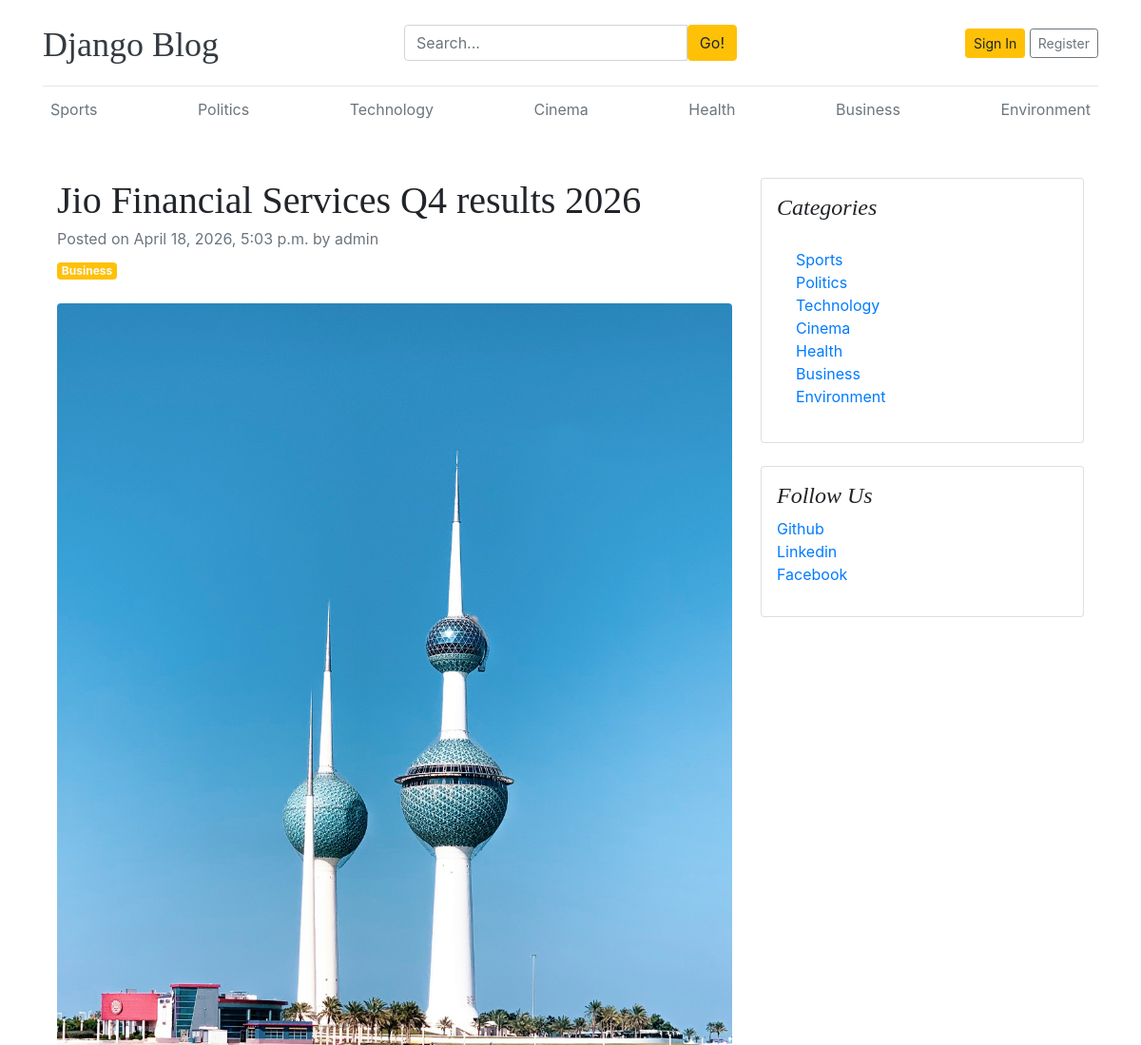
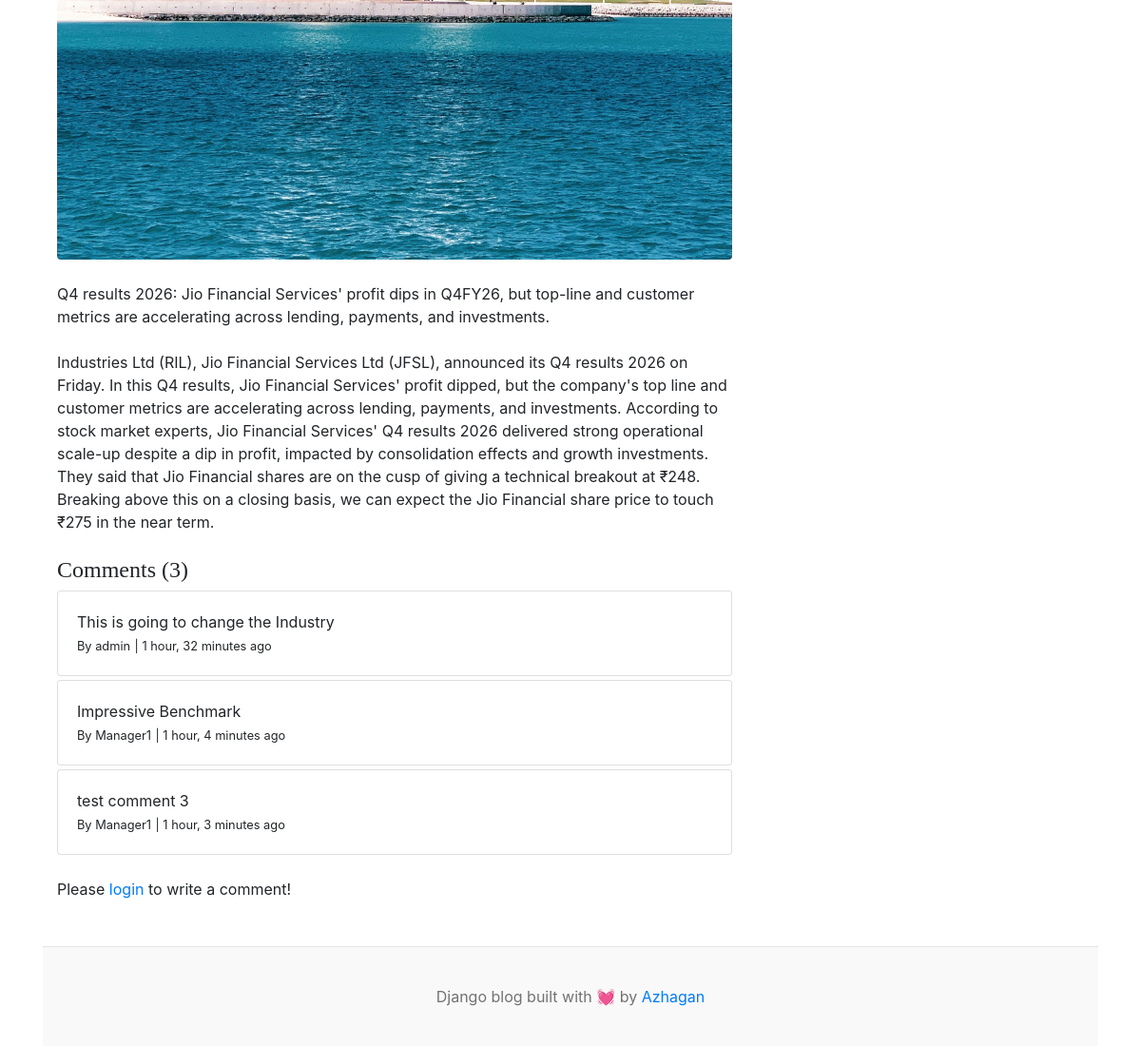
Page /blogs/jio-financial-services-q4-results-2026-2/ on the committed database (2 pictures, top to bottom).
### blogs/models.py (models this page shows, shortened)
class Category(models.Model):
    category_name = models.CharField(max_length=100, unique = True)
    created_at = models.DateTimeField(auto_now_add=True)
    updated_at = models.DateTimeField(auto_now=True)
    class Meta:
        verbose_name_plural = 'Categories'
    def __str__(self):
        return self.category_name

class Blog(models.Model):
    title = models.CharField(max_length=200)
    slug = models.SlugField(max_length=200, unique=True, blank=True)
    category = models.ForeignKey(Category, on_delete=models.CASCADE)
    author = models.ForeignKey(User, on_delete=models.CASCADE)
    featured_image = models.ImageField(upload_to='uploads/%Y/%m/%d/')
    short_description = models.TextField(max_length=500)
    blog_body = models.TextField(max_length=5000)
    status = models.CharField(max_length=20, choices=STATUS_CHOICES, default="Draft")
    is_featured = models.BooleanField(default=False)
    created_at = models.DateTimeField(auto_now_add=True)
    updated_at = models.DateTimeField(auto_now=True)

class Comment(models.Model):
    user = models.ForeignKey(User, on_delete=models.CASCADE)
    blog = models.ForeignKey(Blog, on_delete=models.CASCADE)
    comment = models.TextField(max_length=250)
    created_at = models.DateTimeField(auto_now_add=True)
    updated_at = models.DateTimeField(auto_now=True)
    def __str__(self):
        return self.comment  # Return the first 20 characters of the comment for better readability

### assignments/models.py (models this page shows, shortened)
class SocialMedia(models.Model):
    platform = models.CharField(max_length=100, default="Facebook") # e.g., Instagram, Twitter
    link = models.URLField(max_length=100)
    created_at = models.DateTimeField(auto_now_add=True)
    updated_at = models.DateTimeField(auto_now=True)
    class Meta:
        verbose_name_plural = 'Social Media'

### blogs/views.py (the view, shortened to what this page needs)
# urls.py: path('blogs/<slug:slug>/', blogs_view.blogs, name='blogs'),
def blogs(request, slug):
    single_post = get_object_or_404(Blog, slug=slug, status='Publish')
    comments = Comment.objects.filter(blog=single_post).order_by('created_at')
    comment_count = comments.count()
    print(comments)
    context = {
        'single_post': single_post,
        'comments': comments,
        'comment_count': comment_count
    }
    return render(request, 'blogs.html', context)

### blogs/context_processors.py (called while the page is built)
def get_categories(request):
    categories = Category.objects.all()
    return {'categories': categories}

def get_social_links(request):
    social_links = SocialMedia.objects.all()
    return {'social_links': social_links}

### templates/blogs.html
{% extends 'base.html' %}
{% block content %}
<div class="container mt-5">
    <div class="row">
        <div class="col-lg-8">
            <article>
                <header class="mb-4">
                    <h1 class="fw-bolder mb-1">{{ single_post.title }}</h1>
                    <div class="text-muted fst-italic mb-2">Posted on {{ single_post.created_at }} by {{ single_post.author }}</div>
                    <a class="badge bg-warning text-decoration-none text-light" href="#!">{{ single_post.category }}</a>
                </header>
                <figure class="mb-4"><img class="img-fluid rounded" src="{{ single_post.featured_image.url }}" alt="..." /></figure>
                <section class="mb-5">
                    <p class="fs-5 mb-4">{{ single_post.short_description }}</p>
                    <p class="fs-5 mb-4">{{ single_post.blog_body }}</p>
                    <h4>Comments ({{ comment_count }})</h4>
                    {% if comments %}
                        {% for comment in comments %}
                            <div class="card mt-1">
                                <div class="card-body">
                                    <p class="card-text mb-0">{{ comment }}</p>
                                    <span>
                                        <small>By {{ comment.user }}</small>
                                        <small>| {{ comment.created_at | timesince }} ago</small>
                                    </span>
                                </div>
                            </div>
                        {% endfor %}
                    {% else %}
                    No comments yet.
                    {% endif %}
                    <br>
                    <div class="form-group">
                        {% if user.is_authenticated %}
                        <form action="" method="POST">
                            {% csrf_token %}
                            <div class="form-group">
                                <textarea name="comment" class="form-control" placeholder="Write your comment"></textarea>
                                <input type="submit" value="Submit" class="btn btn-primary mt-2">
                            </div>
                        </form>
                        {% else %}
                        <p>Please <span><a href="{% url 'login' %}">login</a></span> to write a comment!</p>
                        {% endif %}
                    </div>
                </section>
            </article>
        </div>
        <div class="col-lg-4">
            <div class="card mb-4 p-3">
                <h4 class="font-italic">Categories</h4>
                <div class="card-body">
                    <div class="row">
                        <div class="col-sm-6">
                            <ul class="list-unstyled mb-0">
                                {% for cat in categories %}
                                <li><a href="{% url 'posts_by_category' cat.id %}">{{ cat.category_name }}</a></li>
                                {% endfor %}
                            </ul>
                        </div>
                    </div>
                </div>
            </div>
            {% if social_links %}
            <div class="card mb-4 p-3">
                <h4 class="font-italic">Follow Us</h4>
                <ol class="list-unstyled">
                    {% for i in social_links %}
                    <li><a href="{{ i.link }}" target="_blank">{{ i.platform }}</a></li>
                    {% endfor %}
                </ol>
            </div>
            {% endif %}
        </div>
    </div>
</div>
{% endblock %}

### templates/base.html (shortened to what this page needs)
{% load static %}
<!DOCTYPE html>
<html lang="en">
<head>
    <link href="https://getbootstrap.com/docs/4.0/dist/css/bootstrap.min.css" rel="stylesheet">
    <link href="{% static 'css/blog.css' %}" rel="stylesheet">
    <link rel="stylesheet" href="https://cdnjs.cloudflare.com/ajax/libs/font-awesome/4.7.0/css/font-awesome.min.css">
  </head>
<body>
    <div class="container">
      <header class="blog-header py-3">
        <div class="row flex-nowrap justify-content-between align-items-center">
          <div class="col-4 pt-1">
            <a class="blog-header-logo text-dark" href="/">Django Blog</a>
          </div>
          <div class="col-4">
            <form action="{% url 'search' %}" method="GET">
              <div class = 'input-group'>
                <input type="text" class="form-control" name="Keyword" value="{{ keyword }}" placeholder="Search..." aria-label="Enter search term">
                <button class="btn btn-warning" type="submit">Go!</button>
              </div>
            </form>
          </div>
          <div class="col-4 d-flex justify-content-end align-items-center">
            {% if not user.is_authenticated %}
            <a class="btn btn-sm btn-warning" href="{% url 'login' %}">Sign In</a> &nbsp;
            <a class="btn btn-sm btn-outline-secondary" href="{% url 'register' %}">Register</a>
            {% else %}
            <span><a href="{% url 'dashboard' %}">Dashboard</a></span>
            &emsp;
            <span> <a href="{% url 'logout' %}">Logout</a> </span>
            {% endif %}
          </div>
        </div>
      </header>
      <div class="nav-scroller py-1 mb-2">
        <nav class="nav d-flex justify-content-between">
          {% for category in categories %}
            <a class="p-2 text-muted" href="{% url 'posts_by_category' category.id %}">{{ category }}</a>
          {% endfor %}
        </nav>
      </div>
{% block content %}
{% endblock %}
 <footer class="blog-footer">
  <p>Django blog built with 💓 by <a href="#">Azhagan</a></p>
</footer>
</body>
</html>

### blog_main/static/css/blog.css (style rules this page uses)
.blog-header { border-bottom: 1px solid #e5e5e5; }
.blog-header-logo { font-family: "Playfair Display", Georgia, "Times New Roman", serif; font-size: 2.25rem; }
h1, h2, h3, h4, h5, h6 { font-family: "Playfair Display", Georgia, "Times New Roman", serif; }
.blog-footer { padding: 2.5rem 0; color: #727272; text-align: center; background-color: #f9f9f9; border-top: .05rem solid #e5e5e5; }
.blog-footer p:last-child { margin-bottom: 0; }

### rows in the picture
Category: category_name "Sports"
Category: category_name "Politics"
Category: category_name "Technology"
Category: category_name "Cinema"
Category: category_name "Health"
Category: category_name "Business"
Category: category_name "Environment"
Blog: title "Jio Financial Services Q4 results 2026", created_at "April 18, 2026, 5:03 p.m.", author "admin", category "Business", featured_image (picture), short_description "Q4 results 2026: Jio Financial Services' profit dips in Q4FY26, but top-line and customer metrics are accelerating across lending, payments, and investments.", blog_body "Industries Ltd (RIL), Jio Financial Services Ltd (JFSL), announced its Q4 results 2026 on Friday. In this Q4 results, Jio Financial Services' profit dipped, but the company's top line and customer metrics are accelerating across lending, payments, and investments. According to stock market experts, Jio Financial Services' Q4 results 2026 delivered strong operational scale-up despite a dip in profit, impacted by consolidation effects and growth investments. They said that Jio Financial shares are on the cusp of giving a technical breakout at ₹248. Breaking above this on a closing basis, we can expect the Jio Financial share price to touch ₹275 in the near term."
Comment: comment "This is going to change the Industry", user "admin", created_at "1 hour, 32 minutes"
Comment: comment "Impressive Benchmark", user "Manager1", created_at "1 hour, 4 minutes"
Comment: comment "test comment 3", user "Manager1", created_at "1 hour, 3 minutes"
SocialMedia: platform "Github"
SocialMedia: platform "Linkedin"
SocialMedia: platform "Facebook"

### other values in the picture
{{ comment_count }} "3"
